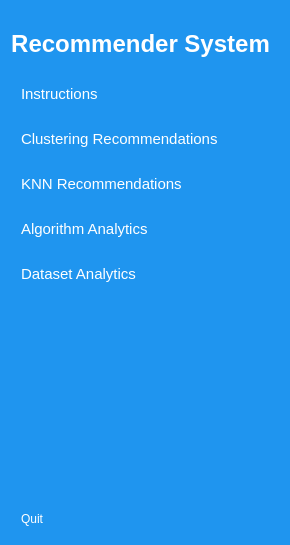
     <widget class="QWidget" name="icon_name_widget" native="true">
      <property name="styleSheet">
       <string notr="true">QWidget{
	background-color: rgb(31, 149, 239);
	color:white;
}

QPushButton {
	color:white;
	text-align:left;
	height:30px;
	border:none;
	padding-left:10px;
	border-top-left-radius:10px;
	border-bottom-left-radius:10px;
}

QPushButton:checked{
	background-color: #F5FAFE;
	color:#1F95EF;
	font-weight:bold;

}</string>
      </property>
      <layout class="QVBoxLayout" name="verticalLayout_4">
       <property name="topMargin">
        <number>30</number>
       </property>
       <property name="rightMargin">
        <number>0</number>
       </property>
       <item>
        <layout class="QHBoxLayout" name="horizontalLayout_2">
         <property name="rightMargin">
          <number>20</number>
         </property>
         <item>
          <widget class="QLabel" name="label_3">
           <property name="font">
            <font>
             <pointsize>18</pointsize>
             <weight>75</weight>
             <bold>true</bold>
             <underline>false</underline>
             <strikeout>false</strikeout>
            </font>
           </property>
           <property name="text">
            <string>Recommender System</string>
           </property>
           <property name="alignment">
            <set>Qt::AlignCenter</set>
           </property>
           <property name="wordWrap">
            <bool>true</bool>
           </property>
          </widget>
         </item>
        </layout>
       </item>
       <item>
        <layout class="QVBoxLayout" name="verticalLayout_2">
         <property name="spacing">
          <number>15</number>
         </property>
         <property name="topMargin">
          <number>15</number>
         </property>
         <item>
          <widget class="QPushButton" name="dashboard_2">
           <property name="font">
            <font>
             <pointsize>11</pointsize>
            </font>
           </property>
           <property name="text">
            <string>Instructions</string>
           </property>
           <property name="icon">
            <iconset resource="resources.qrc">
             <normaloff>:/newPrefix/dashboard_white.png</normaloff>
             <normalon>:/newPrefix/dashboard.png</normalon>:/newPrefix/dashboard_white.png</iconset>
           </property>
           <property name="checkable">
            <bool>true</bool>
           </property>
           <property name="autoExclusive">
            <bool>true</bool>
           </property>
          </widget>
         </item>
         <item>
          <widget class="QPushButton" name="profile_2">
           <property name="font">
            <font>
             <pointsize>11</pointsize>
            </font>
           </property>
           <property name="text">
            <string>Clustering Recommendations</string>
           </property>
           <property name="icon">
            <iconset resource="resources.qrc">
             <normaloff>:/newPrefix/profile_white.png</normaloff>
             <normalon>:/newPrefix/profile.png</normalon>:/newPrefix/profile_white.png</iconset>
           </property>
           <property name="checkable">
            <bool>true</bool>
           </property>
           <property name="autoExclusive">
            <bool>true</bool>
           </property>
          </widget>
         </item>
         <item>
          <widget class="QPushButton" name="messages_2">
           <property name="font">
            <font>
             <pointsize>11</pointsize>
            </font>
           </property>
           <property name="text">
            <string>KNN Recommendations</string>
           </property>
           <property name="icon">
            <iconset resource="resources.qrc">
             <normaloff>:/newPrefix/messages_white.png</normaloff>
             <normalon>:/newPrefix/messages.png</normalon>:/newPrefix/messages_white.png</iconset>
           </property>
           <property name="checkable">
            <bool>true</bool>
           </property>
           <property name="autoExclusive">
            <bool>true</bool>
           </property>
          </widget>
         </item>
         <item>
          <widget class="QPushButton" name="notifications_2">
           <property name="font">
            <font>
             <pointsize>11</pointsize>
            </font>
           </property>
           <property name="text">
            <string>Algorithm Analytics</string>
           </property>
           <property name="icon">
            <iconset resource="resources.qrc">
             <normaloff>:/newPrefix/notifications_white.png</normaloff>
             <normalon>:/newPrefix/notifications.png</normalon>:/newPrefix/notifications_white.png</iconset>
           </property>
           <property name="checkable">
            <bool>true</bool>
           </property>
           <property name="autoExclusive">
            <bool>true</bool>
           </property>
          </widget>
         </item>
         <item>
          <widget class="QPushButton" name="settings_2">
           <property name="font">
            <font>
             <pointsize>11</pointsize>
            </font>
           </property>
           <property name="text">
            <string>Dataset Analytics</string>
           </property>
           <property name="icon">
            <iconset resource="resources.qrc">
             <normaloff>:/newPrefix/settings_white.png</normaloff>
             <normalon>:/newPrefix/settings.png</normalon>:/newPrefix/settings_white.png</iconset>
           </property>
           <property name="checkable">
            <bool>true</bool>
           </property>
           <property name="autoExclusive">
            <bool>true</bool>
           </property>
          </widget>
         </item>
        </layout>
       </item>
       <item>
        <spacer name="verticalSpacer_2">
         <property name="orientation">
          <enum>Qt::Vertical</enum>
         </property>
         <property name="sizeHint" stdset="0">
          <size>
           <width>20</width>
           <height>209</height>
          </size>
         </property>
        </spacer>
       </item>
       <item>
        <widget class="QPushButton" name="pushButton_8">
         <property name="text">
          <string>Quit</string>
         </property>
         <property name="icon">
          <iconset resource="resources.qrc">
           <normaloff>:/newPrefix/log_out_white.png</normaloff>:/newPrefix/log_out_white.png</iconset>
         </property>
         <property name="checkable">
          <bool>true</bool>
         </property>
        </widget>
       </item>
      </layout>
     </widget>
